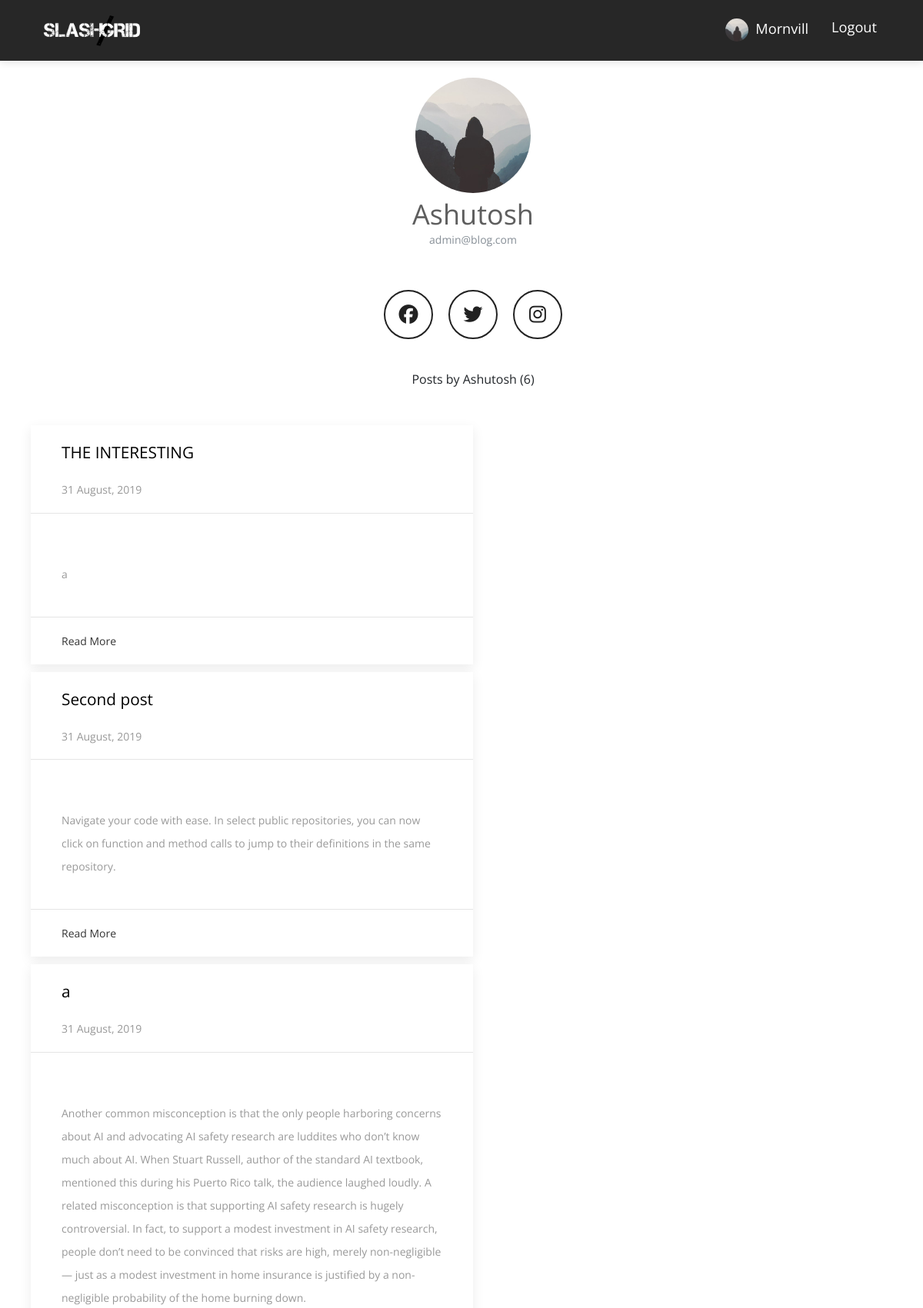
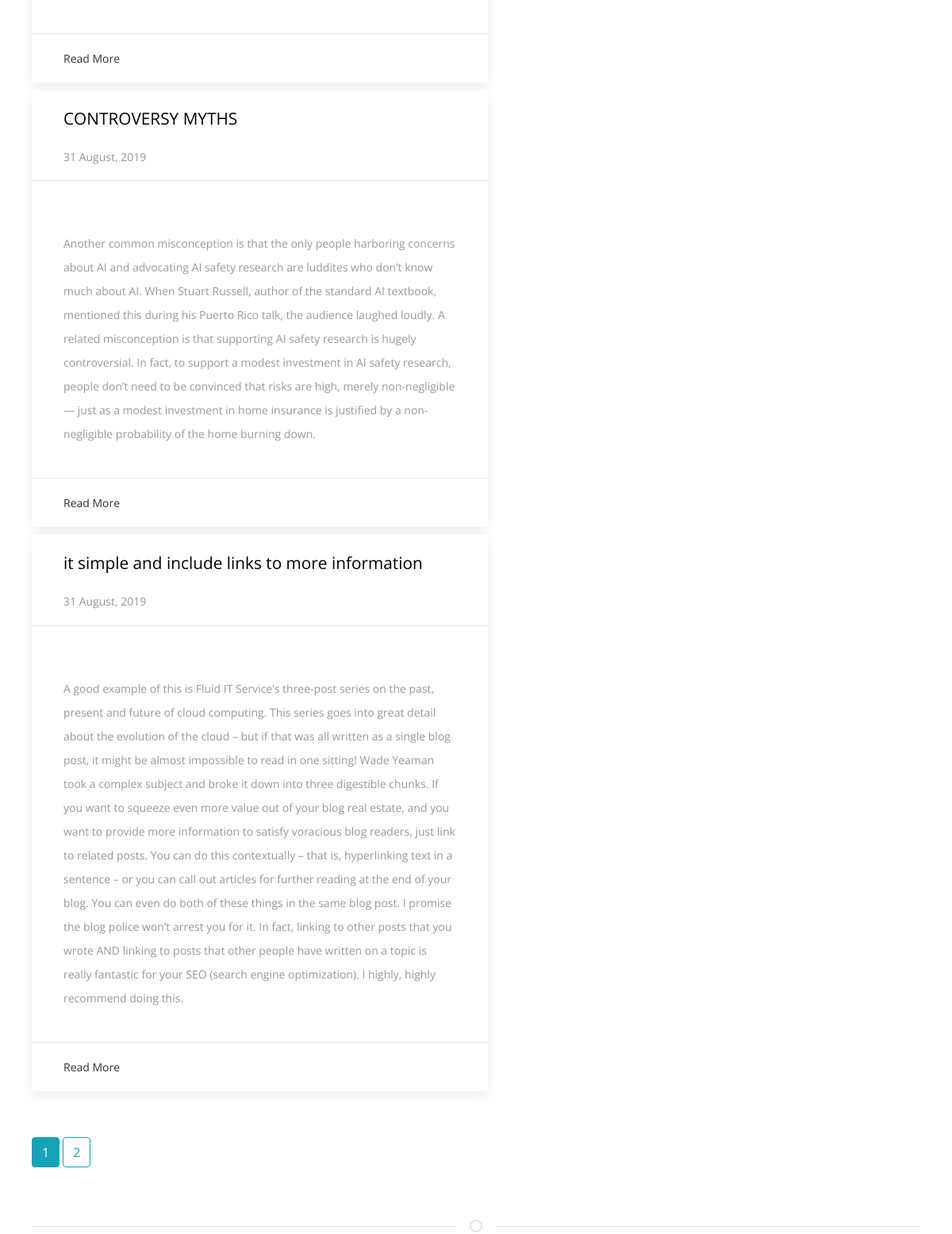
The page /user/Ashutosh (signed in) on the database its author committed (2 pictures, top to bottom).
### flaskblog/models.py (models this page shows, shortened)
class User(db.Model, UserMixin):
    id = db.Column(db.Integer, primary_key=True)
    username = db.Column(db.String(20), unique=True, nullable=False)
    email = db.Column(db.String(120), unique=True, nullable=False)
    image_file = db.Column(db.String(20), nullable=False, default='default.jpg')
    password = db.Column(db.String(60), nullable=False)
    fb_link = db.Column(db.String(120), unique=True, nullable=True)
    posts = db.relationship('Post', backref='author', lazy=True)
    comment = db.relationship('Comments', backref='author', lazy=True)

class Post(db.Model):
    id = db.Column(db.Integer, primary_key=True)
    title = db.Column(db.String(100), nullable=False)
    date_posted = db.Column(db.DateTime, nullable=False, default=datetime.utcnow)
    content = db.Column(db.Text, nullable=False)
    user_id = db.Column(db.Integer, db.ForeignKey('user.id'), nullable=False)
    comment = db.relationship('Comments', backref='post', lazy=True)

### flaskblog/users/routes.py (the view)
@users.route("/user/<string:username>")
def user_posts(username):
    page = request.args.get('page', 1, type=int)
    user = User.query.filter_by(username=username).first_or_404()
    posts = Post.query.filter_by(author=user)\
        .order_by(Post.date_posted.desc())\
        .paginate(page=page, per_page=5)
    form = UpdateAccountForm()
    if form.validate_on_submit():
        if form.picture.data:
            picture_file = save_picture(form.picture.data)
            current_user.image_file = picture_file
        current_user.username = form.username.data
        current_user.email = form.email.data
        db.session.commit()
        flash('Your account has been updated!', 'success')
        return redirect(url_for('users.account'))
    elif request.method == 'GET':
        form.username.data = current_user.username
        form.email.data = current_user.email
    image_file = url_for('static', filename='profile_pics/' + current_user.image_file)
    return render_template('user_posts.html', posts=posts, user=user, form=form, image_file=image_file, title=user.username)

### flaskblog/models.py (called while the page is built)
@login_manager.user_loader
def load_user(user_id):
    return User.query.get(int(user_id))

### flaskblog/templates/user_posts.html (shortened to what this page needs)
{% extends "base.html" %}
{% block content %}
<div class="uk-container" style="margin-top:100px">
  <div class="row text-center">
     <div class="col-lg-6 offset-lg-3">
     </div>
    <div class="col-lg-12">
            <img class="rounded-circle account-img" width="150" src="{{ image_file }}">
            <h3 class="account-heading uk-margin-small-top" style="text-transform: capitalize">{{ user.username }}
                    <p class="text-secondary" style="text-transform: lowercase">{{ current_user.email }}</p>
            </h3>
            <div class="effect varrius">
                    <div class="buttons">
                      <a href="{{ current_user.fb_link }}" class="fb" title="Join us on Facebook"><i class="fab fa-facebook" aria-hidden="true"></i></a>
                      <a href="{{ current_user.fb_link }}" class="tw" title="Join us on Twitter"><i class="fab fa-twitter" aria-hidden="true"></i></a>
                      <a href="{{ current_user.fb_link }}" class="insta" title="Join us on Instagram"><i class="fab fa-instagram" aria-hidden="true"></i></a>
                    </div>
                  </div>
            </div>
  </div>
  <div class="row uk-margin-medium-top">
    <div class="col-lg-12 text-center">
        Posts by {{ user.username }} ({{ posts.total }})
    </div>
     <br><br>
  </div>
    <div class="row">
        {% for post in posts.items %}
        <div class="col-lg-6" style="margin-bottom:10px">
            <div class="uk-card uk-card-default">
                <div class="uk-card-header">
                      <div class="uk-grid-small uk-flex-middle" uk-grid>
                          <div class="uk-width-expand">
                              <p style="font-size: 1.3em;color:black;">{{ post.title }}</p>
                              <br>
                              <p class="uk-text-meta uk-margin-remove-top"><time datetime="{{ post.date_posted.strftime('%d %B %Y') }}">{{ post.date_posted.strftime('%d %B, %Y') }}</time></p>
                          </div>
                      </div>
                  </div>
                  <div class="uk-card-body">
                    <br>
                      <p>{{ post.content }}</p>
                  </div>
                  <div class="uk-card-footer">
                      <a href="{{ url_for('posts.post', post_id=post.id) }}" class="uk-button uk-button-text" style="text-transform: capitalize">Read more</a>
                  </div>
                    </div>
        </div>
        {% endfor %}
    </div>
    <br><br>
  {% for page_num in posts.iter_pages(left_edge=1, right_edge=1, left_current=1, right_current=2) %}
    {% if page_num %}
      {% if posts.page == page_num %}
        <a class="btn btn-info mb-4" href="{{ url_for('users.user_posts', username=user.username, page=page_num) }}">{{ page_num }}</a>
      {% else %}
        <a class="btn btn-outline-info mb-4" href="{{ url_for('users.user_posts', username=user.username, page=page_num) }}">{{ page_num }}</a>
      {% endif %}
    {% else %}
      ...
    {% endif %}
  {% endfor %}
  <hr class="uk-divider-icon uk-margin-medium-top">
</div>
{% endblock content %}

### flaskblog/templates/base.html (shortened to what this page needs)
<!DOCTYPE html>
<html>
<head>
    <link rel="stylesheet" href="{{ url_for('static', filename='uikit-3.1.8/css/uikit.min.css') }}" />
    <link rel="stylesheet" href="https://maxcdn.bootstrapcdn.com/bootstrap/4.0.0/css/bootstrap.min.css">
  <link href="{{ url_for('static', filename='plugins/bootstrap/css/bootstrap.min.css') }}" rel="stylesheet">
  <link href="{{ url_for('static', filename='plugins/themefisher-font/style.css') }}" rel="stylesheet">
  <link href="{{ url_for('static', filename='plugins/slick/slick.css') }}" rel="stylesheet">
  <link href="{{ url_for('static', filename='plugins/slick/slick-theme.css') }}" rel="stylesheet">
  <link rel="stylesheet" href="https://stackpath.bootstrapcdn.com/font-awesome/4.7.0/css/font-awesome.min.css">
  <link href="{{ url_for('static', filename='css/style.css') }}" rel="stylesheet">
    </head>
    <body class="uk-margin-large-top">
            <main role="main" class="">
                    <div class="">
                      <div class="">
                        {% block content %}{% endblock %}
                      </div>
                    </div>
            </main>
</body>
</html>
    </body>
</html>

### flaskblog/templates/navbar.html (shortened to what this page needs)
<nav class="navbar main-nav  fixed-top navbar-expand-lg" style="background:#272727 !important">
    <div class="container">
        <a class="navbar-brand" href="/"><img src="{{ url_for('static', filename='images/download2.png') }}" alt="logo" width="150" style="padding:10px"></a>
        <div class="collapse navbar-collapse" id="navbarNav">
        <ul class="navbar-nav ml-auto">
          {% if current_user.is_authenticated %}
          <li class="nav-item">
              <a class="nav-link" href="{{ url_for('users.account') }}" style="text-transform: capitalize;color:white;font-size:1.3em">
                  <img class="rounded-circle" src="{{ url_for('static', filename='profile_pics/' + current_user.image_file) }}" width="30">
                  &nbsp;{{ current_user.username }}
              </a>
          </li>
          <li class="nav-item">
              <a class="nav-link" href="{{ url_for('users.logout') }}" style="color:white;font-size:1.3em">Logout</a>
          </li>
         {% endif %}
        </ul>
        </div>
    </div>
</nav>

### flaskblog/static/css/style.css (style rules this page uses)
body { font-family: "Open Sans", sans-serif; -webkit-font-smoothing: antialiased; }
h1, h2, h3, h4, h5, h6 { font-family: "Open Sans", sans-serif; color: #5e5e5e; font-weight: 400; line-height: 1; }
h3 { font-size: 36px; }
p, a, li, blockquote, label, span { font-size: 14px; letter-spacing: 0; line-height: 22px; color: #999999; margin-bottom: 0; }
p { line-height: 30px; }
.transition, .main-nav, .main-nav .navbar-brand { transition: .3s ease; }
.btn { text-transform: uppercase; }
.main-nav { background: #7d71d3; box-shadow: 0px 3px 10px 0px rgba(0, 0, 0, 0.1); }
.main-nav .navbar-brand { padding: 0; }
.main-nav .navbar-nav .nav-item { position: relative; }
.main-nav .navbar-nav .nav-item .nav-link { position: relative; text-align: center; font-size: 13px; color: #000; padding-left: 15px; padding-right: 15px; }

### flaskblog/templates/base.html (style rules this page uses)
.effect { width: 100%; background-color: #212121; }
.effect:nth-child(2n+1) { background-color: #fff; }
.effect .buttons { margin-top: 50px; display: flex; justify-content: center; }
.effect a { text-decoration: none !important; width: 60px; height: 60px; display: flex; align-items: center; justify-content: center; border-radius: 50%; margin-right: 20px; font-size: 25px; overflow: hidden; position: relative; color: #212121; border: 2px solid #212121; }
.effect a i { position: relative; z-index: 3; }
.effect a:last-child { margin-right: 0px; }
.effect a:before { content: ""; display: inline-block; height: 100%; vertical-align: middle; }
.effect a i { display: inline-block; vertical-align: middle; }
.effect.varrius a { transition: all 0.2s linear 0s; }
.effect.varrius a:after { content: ""; display: block; width: 90%; height: 90%; top: -110%; left: 0; right: 0; margin: auto; position: absolute; background-color: #212121; border-radius: 50%; }

### rows shown on the page
User: image_file (placeholder picture), username "Mornvill", email "admin@blog.com"
User: username "Ashutosh"
Post: title "THE INTERESTING", date_posted "31 August, 2019", content "a"
Post: title "Second post", date_posted "31 August, 2019", content "Navigate your code with ease. In select public repositories, you can now click on function and method calls to jump to their definitions in the same repository."
Post: title "a", date_posted "31 August, 2019", content "Another common misconception is that the only people harboring concerns about AI and advocating AI safety research are luddites who don’t know much about AI. When Stuart Russell, author of the standard AI textbook, mentioned this during his Puerto Rico talk, the audience laughed loudly. A related misconception is that supporting AI safety research is hugely controversial. In fact, to support a modest investment in AI safety research, people don’t need to be convinced that risks are high, merely non-negligible — just as a modest investment in home insurance is justified by a non-negligible probability of the home burning down."
Post: title "CONTROVERSY MYTHS", date_posted "31 August, 2019", content "Another common misconception is that the only people harboring concerns about AI and advocating AI safety research are luddites who don’t know much about AI. When Stuart Russell, author of the standard AI textbook, mentioned this during his Puerto Rico talk, the audience laughed loudly. A related misconception is that supporting AI safety research is hugely controversial. In fact, to support a modest investment in AI safety research, people don’t need to be convinced that risks are high, merely non-negligible — just as a modest investment in home insurance is justified by a non-negligible probability of the home burning down."
Post: title "it simple and include links to more information", date_posted "31 August, 2019", content "A good example of this is Fluid IT Service’s three-post series on the past, present and future of cloud computing. This series goes into great detail about the evolution of the cloud – but if that was all written as a single blog post, it might be almost impossible to read in one sitting! Wade Yeaman took a complex subject and broke it down into three digestible chunks. If you want to squeeze even more value out of your blog real estate, and you want to provide more information to satisfy voracious blog readers, just link to related posts. You can do this contextually – that is, hyperlinking text in a sentence – or you can call out articles for further reading at the end of your blog. You…"

### other values the page prints
{{ posts.total }} "6"
{{ page_num }} "1"
{{ page_num }} "2"
